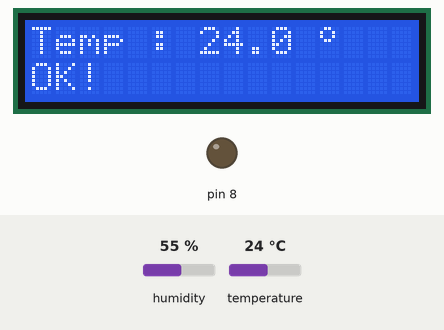
A sketch run on a simulated Arduino Uno, built with avr-gcc and run on an emulated ATmega328P. Parts: 16×2 character LCD, output pins drawn as LEDs (lit = HIGH). The inputs (shaded band) are chosen by the test bench; at power-on: temperature 24 °C, humidity 55 %.

Above: at 1.2 s.
1.3 s: temperature set to 27 °C
At 3.3 s:
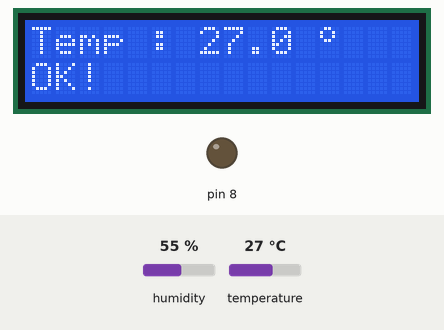
4.0 s: temperature set to 30 °C
At 4.6 s:
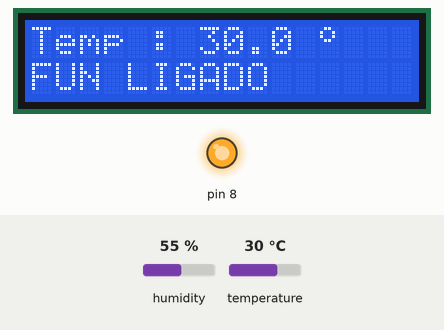
6.7 s: temperature set to 12 °C
At 9.6 s:
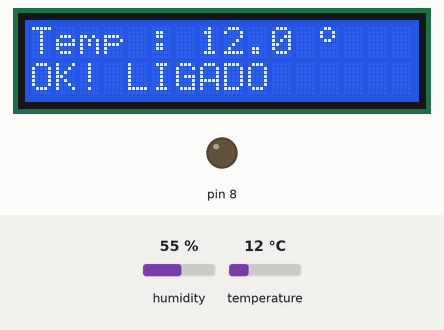
Timing chart, 0 to 11.1 s (numbered marks = the images above; inputs shaded):
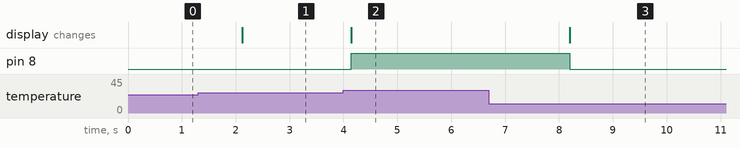

Measured:
- the behaviour switches between 28 and 29 °C on temperature (found by bisection; images 1 and 2)
- after the input at 1.3 s, the display: changes after 0.82 s (image 1)
- after the input at 4.0 s, pin 8: LOW → HIGH after 0.15 s; the display: changes after 0.15 s (image 2)
- after the input at 6.7 s, pin 8: HIGH → LOW after 1.5 s; the display: changes after 1.5 s (image 3)

The sketch:

ConfortoTermicoSuino.ino
```cpp
//Programa : Temperatura e umidade com o DHT11 e LCD 16x2

#include <LiquidCrystal.h> //Carrega a biblioteca LCD
#include <DHT.h> //Carrega a biblioteca DHT

//Define a ligação ao pino de dados do sensor
#define DHTPIN A5

//Define o tipo de sensor DHT utilizado
#define DHTTYPE DHT11

DHT dht(DHTPIN, DHTTYPE);

//Define os pinos que serão ligados ao LCD
LiquidCrystal lcd(12, 11, 5, 4, 3, 2);

//Array simbolo grau
byte grau[8] ={ B00001100,
                B00010010,
                B00010010,
                B00001100,
                B00000000,
                B00000000,
                B00000000,
                B00000000,};

void setup()
{
Serial.begin(9600); //Inicializa a serial
lcd.begin(16,2); //Inicializa LCD
lcd.clear(); //Limpa o LCD
//Cria o caractere customizado com o simbolo do grau
lcd.createChar(0, grau);
dht.begin();
pinMode(8, OUTPUT);


}

void loop()
{
float t = dht.readTemperature(); //Le o valor da temperatura
lcd.setCursor(0,0);
lcd.print("Temp : ");
lcd.print(" ");
lcd.setCursor(7,0);
lcd.print(t,1);
lcd.setCursor(12,0);

//Mostra o simbolo do grau formado pelo array
lcd.write((byte)0);

if (t > 28){
  lcd.setCursor(0,1);
  lcd.print("FUN LIGADO");
  digitalWrite(8, HIGH);
}
else{
  digitalWrite(8, LOW);
  lcd.setCursor(0,1);
  lcd.print("OK!");
}
//Intervalo recomendado para leitura do sensor
delay(2000);
}
```
